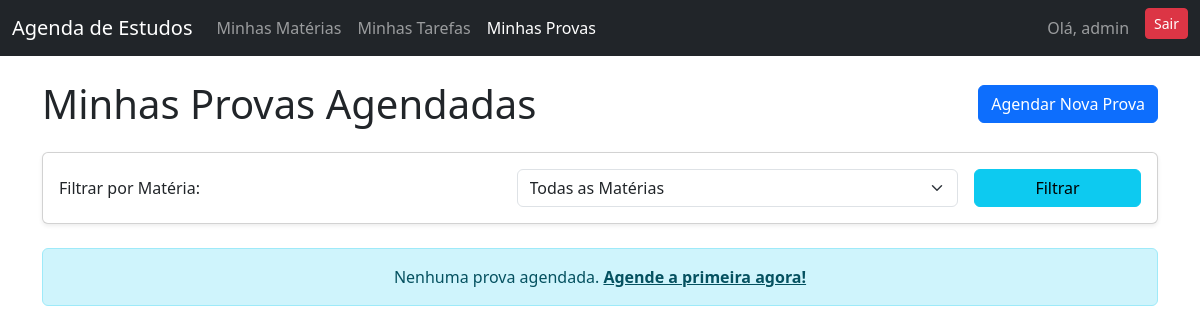
/provas/ (signed in), run on an earlier commit of the app's database.
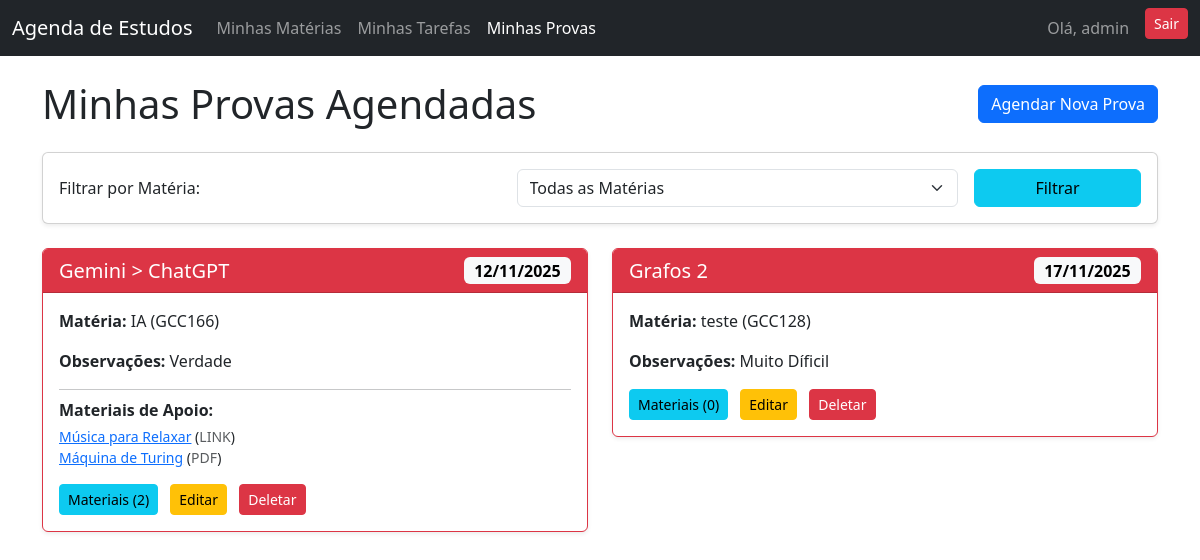
And on a later commit of the database.
### agenda/models.py (models this page shows, shortened)
class Prova(models.Model):
    materia = models.ForeignKey(
        'Materia',
        on_delete=models.CASCADE,
        related_name='provas',
        verbose_name="Matéria"
    )
    titulo = models.CharField(max_length=200, verbose_name="Título da Prova")
    data_prova = models.DateField(
        verbose_name="Data da Prova",
        blank=True,
        null=True
    )
    observacoes = models.TextField(blank=True, null=True, verbose_name="Observações")
    link_anexos = models.URLField(max_length=200, blank=True, null=True, verbose_name="Link para Anexos (Drive/Lista)")
    class Meta:
        verbose_name_plural = "Provas"
        ordering = ['data_prova']

class Materia(models.Model):
    usuario = models.ForeignKey(User, on_delete=models.CASCADE)
    nomenclatura = models.CharField(max_length=10, blank=True, verbose_name="Sigla")
    nome = models.CharField(max_length=100)
    notas_materia = models.TextField(
        blank=True,
        null=True,
        verbose_name="Anotações da Matéria"
    )
    link_plano_ensino = models.URLField(
        max_length=500,
        blank=True,
        null=True,
        verbose_name="Link do Plano de Ensino"
    )
    class Meta:
        verbose_name_plural = "Matérias"

class MaterialDeApoio(models.Model):
    TIPO_CHOICES = [
        ('LINK', 'Link Externo'),
        ('PDF', 'Arquivo PDF'),
        ('TXT', 'Texto/Anotação'),
        ('OUTRO', 'Outro Arquivo'),
    ]
    prova = models.ForeignKey(
        'Prova',
        on_delete=models.CASCADE,
        related_name='materiais',
        verbose_name="Prova Relacionada"
    )
    tipo = models.CharField(max_length=5, choices=TIPO_CHOICES, default='LINK', verbose_name="Tipo de Material")
    link_url = models.URLField(max_length=500, blank=True, null=True, verbose_name="URL do Recurso")
    arquivo = models.FileField(
        upload_to='materiais_provas/',
        blank=True,
        null=True,
        verbose_name="Anexo de Arquivo"
    )
    titulo = models.CharField(max_length=255, verbose_name="Título do Material")
    class Meta:
        verbose_name_plural = "Materiais de Apoio"

### agenda/views.py (the view)
# urls.py: path('provas/', views.prova_list, name='prova_list'),
@login_required
def prova_list(request):
    provas = Prova.objects.filter(materia__usuario=request.user).order_by('data_prova')
    materia_id = request.GET.get('materia')
    if materia_id:
        provas = provas.filter(materia__id=materia_id)
    context = {
        'provas': provas,
        'all_materias': Materia.objects.filter(usuario=request.user),
        'current_materia': int(materia_id) if materia_id else None
    }
    return render(request, 'agenda/prova_list.html', context)

### agenda/templates/agenda/prova_list.html (shortened to what this page needs)
{% extends 'agenda/base.html' %}
{% block content %}
<div class="d-flex justify-content-between align-items-center mb-4">
    <h1 class="mb-0">Minhas Provas Agendadas</h1>
    <a href="{% url 'prova_create' %}" class="btn btn-primary">Agendar Nova Prova</a>
</div>
<div class="card p-3 mb-4 shadow-sm">
    <form method="GET" action="{% url 'prova_list' %}" class="row g-3 align-items-center">
        <div class="col-md-5">
            <label for="materia-select" class="form-label mb-0">Filtrar por Matéria:</label>
        </div>
        <div class="col-md-5">
            <select name="materia" id="materia-select" class="form-select">
                <option value="">Todas as Matérias</option>
            </select>
        </div>
        <div class="col-md-2">
            <button type="submit" class="btn btn-info w-100">Filtrar</button>
        </div>
    </form>
</div>
{% if provas %}
    <div class="row">
    {% for prova in provas %}
        <div class="col-md-6 mb-4">
            <div class="card {% if prova.data_prova|date:"Y-m-d" < "now"|date:"Y-m-d" %}border-secondary bg-light{% else %}border-danger shadow-sm{% endif %}">
                <div class="card-header d-flex justify-content-between align-items-center bg-danger text-white">
                    <h5 class="mb-0">{{ prova.titulo }}</h5>
                    <span class="badge text-bg-light fs-6">{{ prova.data_prova|date:"d/m/Y" }}</span>
                </div>
                <div class="card-body">
                    <p class="card-text"><strong>Matéria:</strong> {{ prova.materia.nome }} ({{ prova.materia.nomenclatura }})</p>
                    <p class="card-text"><strong>Observações:</strong> {{ prova.observacoes|default:"Nenhuma observação." }}</p>
                    {% if prova.materiais.all %}
                        <hr class="my-2">
                        <p class="mb-1"><strong>Materiais de Apoio:</strong></p>
                        <ul class="list-unstyled small">
                            {% for material in prova.materiais.all %}
                                <li>
                                    {% if material.link_url %}
                                        <a href="{{ material.link_url }}" target="_blank" class="text-decoration-underline">{{ material.titulo }}</a>
                                        (<span class="text-muted">{{ material.tipo }}</span>)
                                    {% elif material.arquivo %}
                                        <a href="{{ material.arquivo.url }}" target="_blank" class="text-decoration-underline">{{ material.titulo }}</a>
                                        (<span class="text-muted">{{ material.tipo }}</span>)
                                    {% else %}
                                        <span class="text-muted">{{ material.titulo }} ({{ material.tipo }})</span>
                                    {% endif %}
                                </li>
                            {% endfor %}
                        </ul>
                    {% endif %}
                    <div class="mt-3">
                        <a href="{% url 'material_list' prova.pk %}" class="btn btn-info btn-sm me-2">Materiais ({{ prova.materiais.count }})</a>
                        <a href="{% url 'prova_update' prova.pk %}" class="btn btn-warning btn-sm me-2">Editar</a>
                        <a href="{% url 'prova_delete' prova.pk %}" class="btn btn-danger btn-sm">Deletar</a>
                    </div>
                </div>
            </div>
        </div>
    {% endfor %}
    </div>
{% else %}
    <div class="alert alert-info text-center" role="alert">
        Nenhuma prova agendada. <a href="{% url 'prova_create' %}" class="alert-link">Agende a primeira agora!</a>
    </div>
{% endif %}
{% endblock content %}

What changed in the data, as far as the page shows it:
added Prova: titulo "Gemini > ChatGPT", data_prova "12/11/2025", materia.nome "IA", materia.nomenclatura "GCC166", observacoes "Verdade", materiais.count "2"
added MaterialDeApoio: titulo "Música para Relaxar", tipo "LINK"
added MaterialDeApoio: titulo "Máquina de Turing", tipo "PDF"
added Prova: titulo "Grafos 2", data_prova "17/11/2025", materia.nome "teste", materia.nomenclatura "GCC128", observacoes "Muito Díficil", materiais.count "0"
Also different on the page:
text no longer shown: "Nenhuma prova agendada. Agende a primeira agora!"
